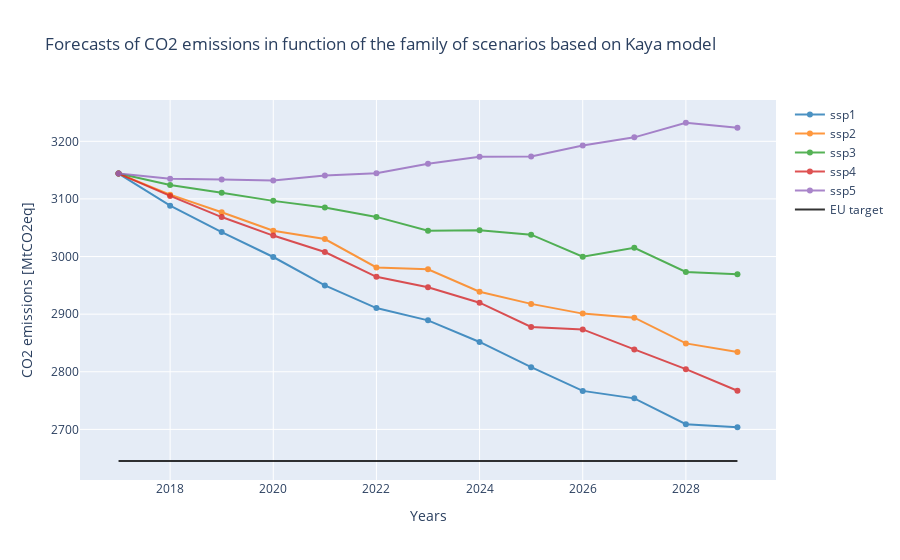
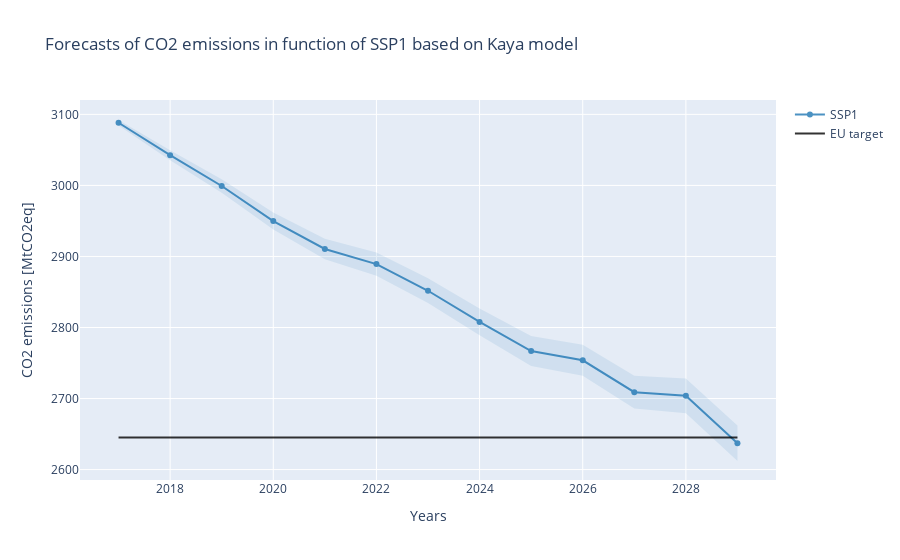
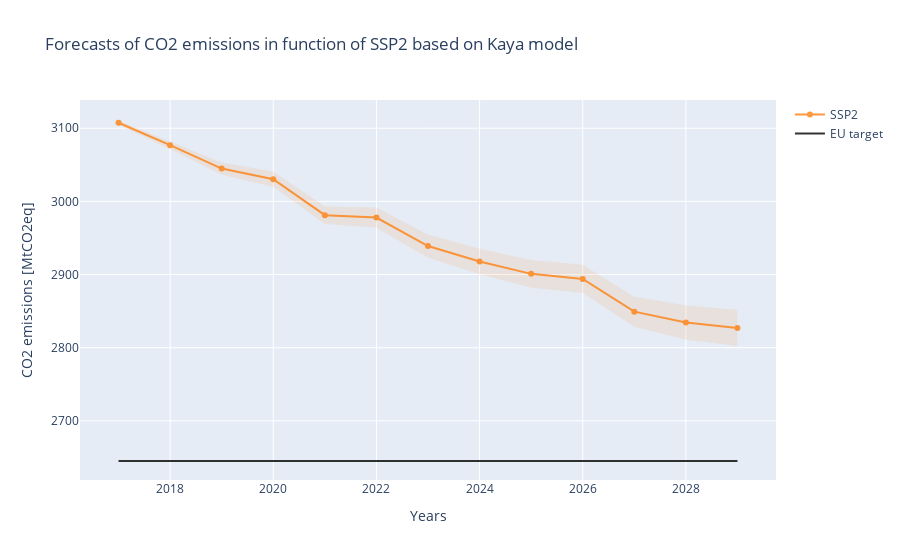
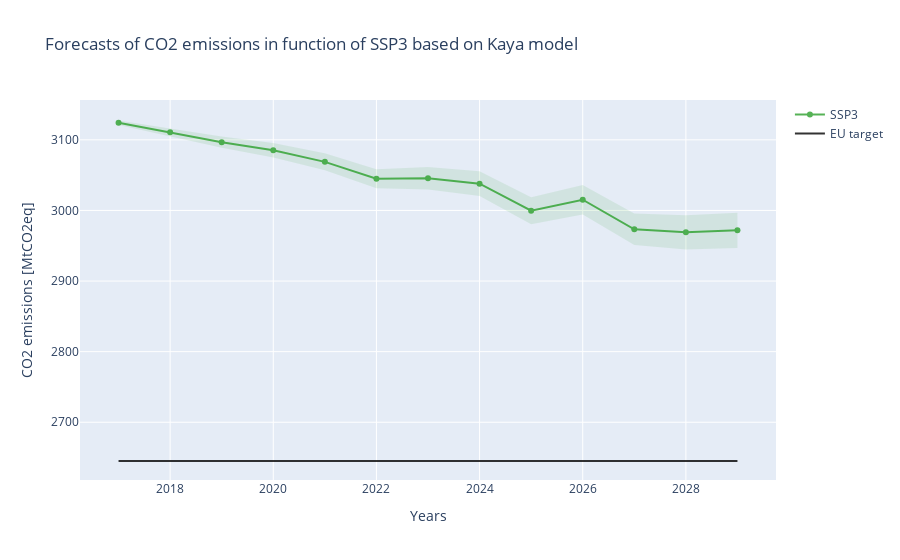

Notebook source saved alongside these figures, in order:
### Code cell
samples = 1000

emi_kaya_triangular = get_carbon_emissions(samples, distri='triangular', show=True)

emi_kaya_normal = get_carbon_emissions(samples, distri='normal', show=True)
emi_kaya_rates_normal = get_carbon_emissions(100,'normal', file_rates, show=True)
emi_kaya_rates_triangular = get_carbon_emissions(samples, 'triangular', file_rates, show=True)
real_proj = show_real_projections(file_real_proj, show=True)
show_goals([emi_kaya_normal, emi_kaya_rates_normal, real_proj],
           name = ['Kaya model', 'Derivative of Kaya model', 'Projection', 'Target'], show=True)
projection_vs_forecasts([emi_kaya_normal, emi_kaya_rates_normal, real_proj],
                        name=['Kaya model', 'Derivative of Kaya model', 'Projections'], show=True)

### Figure 1 — Plotly figure (JSON) as saved in the notebook; plotly's stock layout.template omitted (floating-point values rounded to 4 significant figures)
{"data": [{"line": {"color": "#1f77b4"}, "name": "ssp1", "opacity": 0.8, "type": "scatter", "x": [2017, 2018, 2019, 2020, 2021, 2022, 2023, 2024, 2025, 2026, 2027, 2028, 2029], "y": [3144, 3088.0, 3043.0, 2999.0, 2950.0, 2911.0, 2889.0, 2852.0, 2808.0, 2767.0, 2754.0, 2709.0, 2704.0, 2637.0]}, {"line": {"color": "#ff7f0e"}, "name": "ssp2", "opacity": 0.8, "type": "scatter", "x": [2017, 2018, 2019, 2020, 2021, 2022, 2023, 2024, 2025, 2026, 2027, 2028, 2029], "y": [3144, 3107.0, 3077.0, 3045.0, 3030.0, 2981.0, 2978.0, 2939.0, 2918.0, 2901.0, 2894.0, 2849.0, 2834.0, 2827.0]}, {"line": {"color": "#2ca02c"}, "name": "ssp3", "opacity": 0.8, "type": "scatter", "x": [2017, 2018, 2019, 2020, 2021, 2022, 2023, 2024, 2025, 2026, 2027, 2028, 2029], "y": [3144, 3124.0, 3111.0, 3097.0, 3085.0, 3069.0, 3045.0, 3046.0, 3038.0, 3000.0, 3015.0, 2973.0, 2969.0, 2972.0]}, {"line": {"color": "#d62728"}, "name": "ssp4", "opacity": 0.8, "type": "scatter", "x": [2017, 2018, 2019, 2020, 2021, 2022, 2023, 2024, 2025, 2026, 2027, 2028, 2029], "y": [3144, 3105.0, 3069.0, 3036.0, 3008.0, 2965.0, 2947.0, 2920.0, 2878.0, 2874.0, 2839.0, 2805.0, 2767.0, 2789.0]}, {"line": {"color": "#9467bd"}, "name": "ssp5", "opacity": 0.8, "type": "scatter", "x": [2017, 2018, 2019, 2020, 2021, 2022, 2023, 2024, 2025, 2026, 2027, 2028, 2029], "y": [3144, 3135.0, 3134.0, 3132.0, 3141.0, 3144.0, 3161.0, 3173.0, 3174.0, 3193.0, 3207.0, 3232.0, 3223.0, 3265.0]}, {"line": {"color": "Black"}, "mode": "lines", "name": "EU target", "opacity": 0.8, "type": "scatter", "x": [2017, 2018, 2019, 2020, 2021, 2022, 2023, 2024, 2025, 2026, 2027, 2028, 2029], "y": [2645.0, 2645.0, 2645.0, 2645.0, 2645.0, 2645.0, 2645.0, 2645.0, 2645.0, 2645.0, 2645.0, 2645.0, 2645.0]}], "layout": {"title": {"text": "Forecasts of CO2 emissions in function of the family of scenarios based on Kaya model"}, "xaxis": {"title": {"text": "Years"}}, "yaxis": {"title": {"text": "CO2 emissions [MtCO2eq]"}}}}

### Figure 2 — Plotly figure (JSON) as saved in the notebook; plotly's stock layout.template omitted (floating-point values rounded to 4 significant figures)
{"data": [{"fill": "toself", "fillcolor": "#1f77b4", "line": {"color": "rgba(0, 0, 0, 0)"}, "name": "SSP1", "opacity": 0.1, "showlegend": false, "type": "scatter", "x": [2017, 2018, 2019, 2020, 2021, 2022, 2023, 2024, 2025, 2026, 2027, 2028, 2029, 2029, 2028, 2027, 2026, 2025, 2024, 2023, 2022, 2021, 2020, 2019, 2018, 2017], "y": [3092.0, 3050.0, 3009.0, 2962.0, 2925.0, 2905.0, 2869.0, 2827.0, 2788.0, 2776.0, 2732.0, 2728.0, 2662.0, 2612.0, 2679.0, 2686.0, 2732.0, 2746.0, 2789.0, 2834.0, 2873.0, 2896.0, 2938.0, 2990.0, 3036.0, 3085.0]}, {"line": {"color": "#1f77b4"}, "name": "SSP1", "opacity": 0.8, "type": "scatter", "x": [2017, 2018, 2019, 2020, 2021, 2022, 2023, 2024, 2025, 2026, 2027, 2028, 2029], "y": [3088.0, 3043.0, 2999.0, 2950.0, 2911.0, 2889.0, 2852.0, 2808.0, 2767.0, 2754.0, 2709.0, 2704.0, 2637.0]}, {"line": {"color": "Black"}, "mode": "lines", "name": "EU target", "opacity": 0.8, "type": "scatter", "x": [2017, 2018, 2019, 2020, 2021, 2022, 2023, 2024, 2025, 2026, 2027, 2028, 2029], "y": [2645.0, 2645.0, 2645.0, 2645.0, 2645.0, 2645.0, 2645.0, 2645.0, 2645.0, 2645.0, 2645.0, 2645.0, 2645.0]}], "layout": {"title": {"text": "Forecasts of CO2 emissions in function of SSP1 based on Kaya model"}, "xaxis": {"title": {"text": "Years"}}, "yaxis": {"title": {"text": "CO2 emissions [MtCO2eq]"}}}}

### Figure 3 — Plotly figure (JSON) as saved in the notebook; plotly's stock layout.template omitted (floating-point values rounded to 4 significant figures)
{"data": [{"fill": "toself", "fillcolor": "#ff7f0e", "line": {"color": "rgba(0, 0, 0, 0)"}, "name": "SSP2", "opacity": 0.1, "showlegend": false, "type": "scatter", "x": [2017, 2018, 2019, 2020, 2021, 2022, 2023, 2024, 2025, 2026, 2027, 2028, 2029, 2029, 2028, 2027, 2026, 2025, 2024, 2023, 2022, 2021, 2020, 2019, 2018, 2017], "y": [3111.0, 3082.0, 3053.0, 3041.0, 2993.0, 2992.0, 2955.0, 2935.0, 2920.0, 2913.0, 2870.0, 2858.0, 2852.0, 2802.0, 2811.0, 2829.0, 2875.0, 2882.0, 2900.0, 2923.0, 2964.0, 2969.0, 3020.0, 3036.0, 3071.0, 3104.0]}, {"line": {"color": "#ff7f0e"}, "name": "SSP2", "opacity": 0.8, "type": "scatter", "x": [2017, 2018, 2019, 2020, 2021, 2022, 2023, 2024, 2025, 2026, 2027, 2028, 2029], "y": [3107.0, 3077.0, 3045.0, 3030.0, 2981.0, 2978.0, 2939.0, 2918.0, 2901.0, 2894.0, 2849.0, 2834.0, 2827.0]}, {"line": {"color": "Black"}, "mode": "lines", "name": "EU target", "opacity": 0.8, "type": "scatter", "x": [2017, 2018, 2019, 2020, 2021, 2022, 2023, 2024, 2025, 2026, 2027, 2028, 2029], "y": [2645.0, 2645.0, 2645.0, 2645.0, 2645.0, 2645.0, 2645.0, 2645.0, 2645.0, 2645.0, 2645.0, 2645.0, 2645.0]}], "layout": {"title": {"text": "Forecasts of CO2 emissions in function of SSP2 based on Kaya model"}, "xaxis": {"title": {"text": "Years"}}, "yaxis": {"title": {"text": "CO2 emissions [MtCO2eq]"}}}}

### Figure 4 — Plotly figure (JSON) as saved in the notebook; plotly's stock layout.template omitted (floating-point values rounded to 4 significant figures)
{"data": [{"fill": "toself", "fillcolor": "#2ca02c", "line": {"color": "rgba(0, 0, 0, 0)"}, "name": "SSP3", "opacity": 0.1, "showlegend": false, "type": "scatter", "x": [2017, 2018, 2019, 2020, 2021, 2022, 2023, 2024, 2025, 2026, 2027, 2028, 2029, 2029, 2028, 2027, 2026, 2025, 2024, 2023, 2022, 2021, 2020, 2019, 2018, 2017], "y": [3127.0, 3116.0, 3105.0, 3095.0, 3081.0, 3058.0, 3061.0, 3055.0, 3019.0, 3036.0, 2996.0, 2993.0, 2997.0, 2947.0, 2945.0, 2951.0, 2994.0, 2980.0, 3020.0, 3030.0, 3031.0, 3057.0, 3075.0, 3089.0, 3105.0, 3121.0]}, {"line": {"color": "#2ca02c"}, "name": "SSP3", "opacity": 0.8, "type": "scatter", "x": [2017, 2018, 2019, 2020, 2021, 2022, 2023, 2024, 2025, 2026, 2027, 2028, 2029], "y": [3124.0, 3111.0, 3097.0, 3085.0, 3069.0, 3045.0, 3046.0, 3038.0, 3000.0, 3015.0, 2973.0, 2969.0, 2972.0]}, {"line": {"color": "Black"}, "mode": "lines", "name": "EU target", "opacity": 0.8, "type": "scatter", "x": [2017, 2018, 2019, 2020, 2021, 2022, 2023, 2024, 2025, 2026, 2027, 2028, 2029], "y": [2645.0, 2645.0, 2645.0, 2645.0, 2645.0, 2645.0, 2645.0, 2645.0, 2645.0, 2645.0, 2645.0, 2645.0, 2645.0]}], "layout": {"title": {"text": "Forecasts of CO2 emissions in function of SSP3 based on Kaya model"}, "xaxis": {"title": {"text": "Years"}}, "yaxis": {"title": {"text": "CO2 emissions [MtCO2eq]"}}}}
